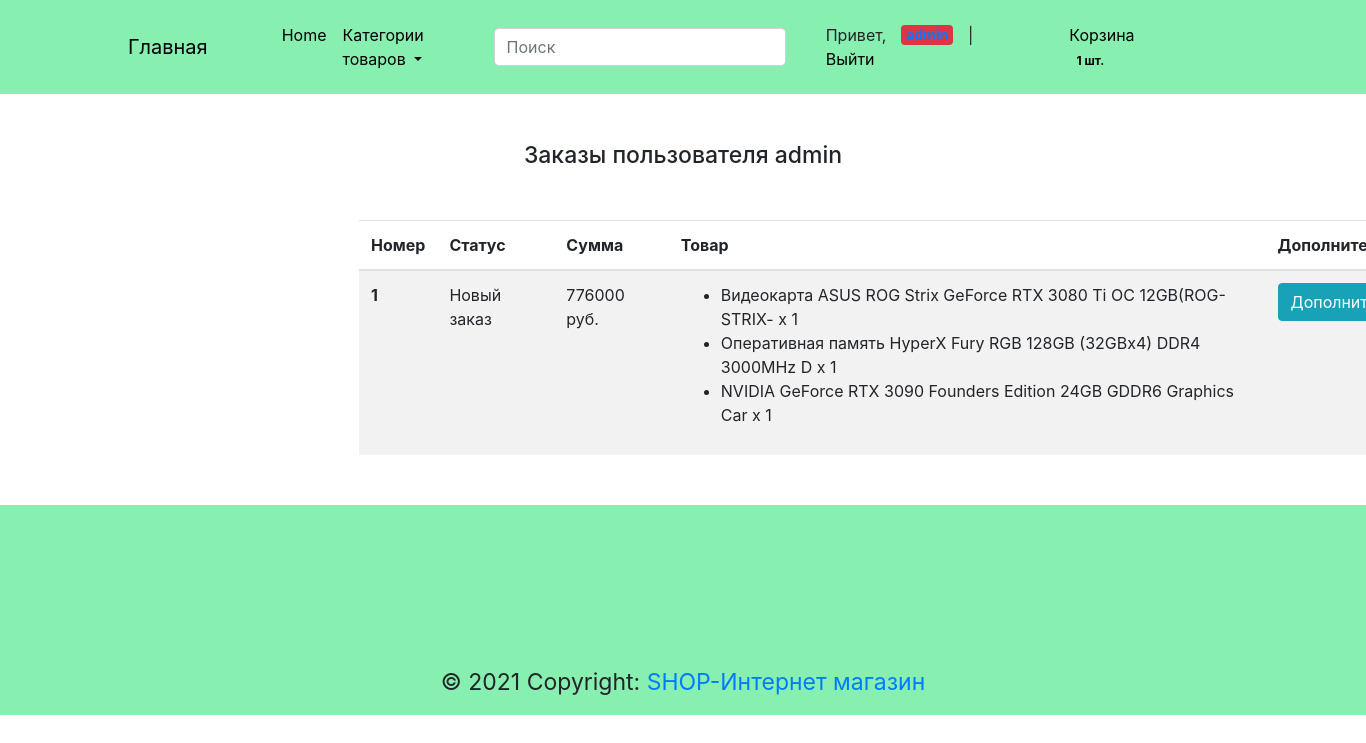
/profile/ (signed in), run on the app's committed database.
### store/models.py (models this page shows, shortened)
class Cart(models.Model):
    owner = models.ForeignKey(Customer, null=True, verbose_name='Владелец', on_delete=models.CASCADE)
    products = models.ManyToManyField(CartProduct, blank=True, related_name='related_cart')
    total_products = models.PositiveIntegerField(default=0)
    final_price = models.DecimalField(max_digits=9, default=0, decimal_places=0, verbose_name='Общая цена')
    in_order = models.BooleanField(default=False)
    for_anonymous_user = models.BooleanField(default=False)

class Order(models.Model):
    STATUS_NEW = 'new'
    STATUS_IN_PROGRESS = 'in_progress'
    STATUS_READY = 'is_ready'
    STATUS_COMPLETED = 'completed'
    BUYING_TYPE_SELF = 'self'
    BUYING_TYPE_DELIVERY = 'delivery'
    STATUS_CHOICES = (
        (STATUS_NEW, 'Новый заказ'),
        (STATUS_IN_PROGRESS, 'Заказ в обработке'),
        (STATUS_READY, 'Заказ готов'),
        (STATUS_COMPLETED, 'Заказ выполнен')
    )
    BUYING_TYPE_CHOICES = (
        (BUYING_TYPE_SELF, 'Самовывоз'),
        (BUYING_TYPE_DELIVERY, 'Доставка')
    )
    customer = models.ForeignKey(Customer, verbose_name='Покупатель', related_name='related_orders',
                                 on_delete=models.CASCADE)
    first_name = models.CharField(max_length=255, verbose_name='Имя')
    last_name = models.CharField(max_length=255, verbose_name='Фамилия')
    phone = models.CharField(max_length=20, verbose_name='Телефон')
    cart = models.ForeignKey('Cart', verbose_name='Корзина', on_delete=models.CASCADE, null=True, blank=True)
    address = models.CharField(max_length=1024, verbose_name='Адрес', null=True, blank=True)
    status = models.CharField(max_length=100, verbose_name='Статус заказа', choices=STATUS_CHOICES, default=STATUS_NEW)
    buying_type = models.CharField(max_length=100, verbose_name='Тип заказа', choices=BUYING_TYPE_CHOICES,
                                   default=BUYING_TYPE_SELF)
    comment = models.TextField(verbose_name='Комментарий к заказу', null=True, blank=True)
    created_at = models.DateTimeField(auto_now_add=True, auto_now=False, verbose_name='Дата создания')
    order_date = models.DateField(verbose_name='Дата получения заказа', default=timezone.now)
    class Meta:
        verbose_name = 'Заказ'
        verbose_name_plural = 'Заказы'

class CartProduct(models.Model):
    user = models.ForeignKey(Customer, null=True, verbose_name='Покупатель', on_delete=models.CASCADE)
    cart = models.ForeignKey('Cart', verbose_name='Корзина', on_delete=models.CASCADE, related_name='related_products')
    product = models.ForeignKey(Product, verbose_name='Товар', on_delete=models.CASCADE)
    qty = models.PositiveIntegerField(default=1, verbose_name='Количество')
    final_price = models.DecimalField(max_digits=9, decimal_places=2, verbose_name='Общая цена')

class Product(models.Model):
    name = models.CharField(max_length=64, blank=True, null=True, default=None, verbose_name='Наименование продукта')
    slug = models.SlugField(max_length=255, unique=True, db_index=True, verbose_name='URL')
    description = models.TextField(blank=True, null=True, default=None, verbose_name='Описание товара')
    price = models.DecimalField(max_digits=10, decimal_places=0, default=0, verbose_name='Цена')
    discount = models.IntegerField(verbose_name='Скидка', default=0)
    image = models.ImageField(upload_to='media/', blank=True, verbose_name='Изображение')
    is_active = models.BooleanField(default=True)
    created = models.DateTimeField(auto_now_add=True, auto_now=False, verbose_name='Дата создания')
    updated = models.DateTimeField(auto_now_add=False, auto_now=True, verbose_name='Дата изменения')
    category = models.ForeignKey('Category',  blank=True, null=True, default=None, on_delete=models.PROTECT,
                                 verbose_name='Категория')
    class Meta:
        verbose_name = 'Товар'
        verbose_name_plural = 'Товары'
        ordering = ('name',)
        index_together = (('id', 'slug'),)

### store/views.py (the view)
# urls.py: path('profile/', ProfileView.as_view(), name='profile'),
class ProfileView(CartMixin, View):
    def get(self, request, *args, **kwargs):
        customer = Customer.objects.get(user=request.user)
        orders = Order.objects.filter(customer=customer).order_by('-created_at')
        categories = Category.objects.all()
        return render(request, 'store/profile.html', {'orders': orders, 'cart': self.cart, 'categories': categories})

### store/mixins.py (called while the page is built)
    def dispatch(self, request, *args, **kwargs):
        if request.user.is_authenticated:
            customer = Customer.objects.filter(user=request.user).first()
            if not customer:
                customer = Customer.objects.create(
                    user=request.user
                )
            cart = Cart.objects.filter(owner=customer,
                                       in_order=False).select_related('owner').prefetch_related('products').first()
            if not cart:
                cart = Cart.objects.create(owner=customer)
        else:
            cart = Cart.objects.filter(for_anonymous_user=True).first()
            if not cart:
                cart = Cart.objects.create(for_anonymous_user=True)
        self.cart = cart
        self.cart.save()
        return super().dispatch(request, *args, **kwargs)

### store/models.py (called while the page is built)
    def get_absolute_url(self):
        return reverse('category', kwargs={"slug": self.slug})

### store/templatetags/menu.py (called while the page is built)
@register.inclusion_tag('store/menu_tpl.html')
def show_menu(dropdown_menu='menu'):
    categories = Category.objects.all()
    return {"categories": categories, "dropdown_menu": dropdown_menu}

### store/templates/store/profile.html (shortened to what this page needs)
{% extends 'base.html' %}
{% block content %}
<div class="container">
    <h3 class="mt-5 mb-3 text-center">Заказы пользователя {{ request.user.username }}</h3>
    {% if not orders.count %}
    <div class="col-md-12">
        <h3>У вас еще нет заказов. <a href="{% url 'base' %}">Начните делать покупки</a></h3>
    </div>
    {% else %}
    <div class="col-md-12" style="margin-top: 50px; margin-bottom: 50px;">
        <table class="table table-striped">
            <thead>
            <th scope="col">Номер</th>
            <th scope="col">Статус</th>
            <th scope="col">Сумма</th>
            <th scope="col">Товар</th>
            <th scope="col">Дополнительно</th>
            </thead>
            <tbody>
            {% for order in orders %}
            <tr>
                <th scope="row">{{ order.id }}</th>
                <td scope="row">{{ order.get_status_display }}</td>
                <td scope="row">{{ order.cart.final_price }} руб.</td>
                <td>
                    <ul>
                        {% for item in order.cart.products.all %}
                        <li>{{ item.product.name }} x {{ item.qty }}</li>
                        {% endfor %}
                    </ul>
                </td>
                <td>
                    <button class="btn btn-info" data-bs-toggle="modal" data-bs-target="#exampleModal-{{ order.id }}">
                        Дополнительно
                    </button>
                </td>
            </tr>
            {% endfor %}
            </tbody>
        </table>
    </div>
    {% endif %}
</div>
{% endblock %}

### templates/inc/_nav.html (shortened to what this page needs)
{% load menu %}
<nav class="navbar navbar-expand-lg navbar-main">
    <div class="container">
        <a class="navbar-brand" href="{% url 'home' %}">Главная</a>
        {% show_menu %}
        <div class="collapse navbar-collapse" id="navbarResponsive">
            <ul class="navbar-nav">
                <li class="navbar-nav">
                    {% if request.user.is_authenticated %}
                    <span class="navbar text">Привет, <span
                            class="badge badge-danger">
                    <a style="text-decoration: none; font-size: 14px;" href="{% url 'profile' %}">{{ request.user.username }}</a>
                </span> | <a href="{% url 'logout' %}" style="color:black; text-decoration:none;">Выйти</a></span>
                    {% endif %}
                </li>
            </ul>
            <ul class="nav navbar-nav navbar-right">
                <li>
                    <div class="basket-container">
                        <a href="{% url 'cart' %}" style="color:black; text-decoration:none;">Корзина <span
                                class="badge badge-pill badge-banger">{% if cart.products.count %}{{ cart.products.count }} шт.{% endif %}</span></a>
                    </div>
                </li>
            </ul>
        </div>
    </div>
</nav>

### static/style.css (style rules this page uses)
.navbar-brand { color: #000000; }
.text-center { font-size: 23px; }
.navbar-main { background-color: #87efaf; }
.basket-container { position: relative; padding: 15px 80px; }
.table { margin-left: 20%; margin-right: 20%; }
.navbar.text { margin-left: 24px; }

### data on the page
Cart: products.count "1"
Order: id "1", status "Новый заказ", cart.final_price "776000"
CartProduct: product.name "Видеокарта ASUS ROG Strix GeForce RTX 3080 Ti OC 12GB(ROG-STRIX-", qty "1"
CartProduct: product.name "Оперативная память HyperX Fury RGB 128GB (32GBx4) DDR4 3000MHz D", qty "1"
CartProduct: product.name "NVIDIA GeForce RTX 3090 Founders Edition 24GB GDDR6 Graphics Car", qty "1"

### other printed values
{{ request.user.username }} "admin"
